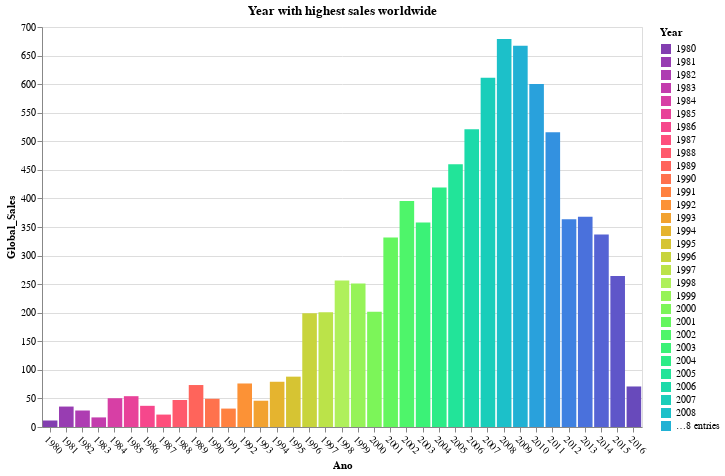

Notebook code cell kept with this figure:
### Code cell
# Qual ano teve o maior numero de vendas globais?
year_sales = df.groupby("Year")["Global_Sales"].sum().reset_index()
year_sales.columns = ["Year", "Global_Sales"]


top_year_sales = (
    alt.Chart(year_sales)
    .mark_bar()
    .encode(
        x=alt.X("Year:O", axis=alt.Axis(title="Ano", labelAngle=45)),
        y="Global_Sales:Q",
        color=alt.Color("Year:O", scale=alt.Scale(scheme="rainbow")),
        tooltip=["Year", "Global_Sales"],
    )
    .properties(title="Year with highest sales worldwide", width=600, height=400)
)
top_year_sales.show()

### Figure 1 — Vega-Lite specification as saved in the notebook (floating-point values rounded to 4 significant figures)
{"config": {"view": {"continuousWidth": 300, "continuousHeight": 300}}, "data": {"name": "data-4a4473944d277b2ca92f6ea29b07dc55"}, "mark": {"type": "bar"}, "encoding": {"color": {"field": "Year", "scale": {"scheme": "rainbow"}, "type": "ordinal"}, "tooltip": [{"field": "Year", "type": "quantitative"}, {"field": "Global_Sales", "type": "quantitative"}], "x": {"axis": {"labelAngle": 45, "title": "Ano"}, "field": "Year", "type": "ordinal"}, "y": {"field": "Global_Sales", "type": "quantitative"}}, "height": 400, "title": "Year with highest sales worldwide", "width": 600, "$schema": "https://vega.github.io/schema/vega-lite/v5.20.1.json", "datasets": {"data-4a4473944d277b2ca92f6ea29b07dc55": [{"Year": 1980.0, "Global_Sales": 11.38}, {"Year": 1981.0, "Global_Sales": 35.77}, {"Year": 1982.0, "Global_Sales": 28.86}, {"Year": 1983.0, "Global_Sales": 16.79}, {"Year": 1984.0, "Global_Sales": 50.36}, {"Year": 1985.0, "Global_Sales": 53.94}, {"Year": 1986.0, "Global_Sales": 37.07}, {"Year": 1987.0, "Global_Sales": 21.74}, {"Year": 1988.0, "Global_Sales": 47.22}, {"Year": 1989.0, "Global_Sales": 73.45}, {"Year": 1990.0, "Global_Sales": 49.39}, {"Year": 1991.0, "Global_Sales": 32.23}, {"Year": 1992.0, "Global_Sales": 76.16}, {"Year": 1993.0, "Global_Sales": 45.98}, {"Year": 1994.0, "Global_Sales": 79.17}, {"Year": 1995.0, "Global_Sales": 88.11}, {"Year": 1996.0, "Global_Sales": 199.2}, {"Year": 1997.0, "Global_Sales": 201.0}, {"Year": 1998.0, "Global_Sales": 256.5}, {"Year": 1999.0, "Global_Sales": 251.3}, {"Year": 2000.0, "Global_Sales": 201.6}, {"Year": 2001.0, "Global_Sales": 331.5}, {"Year": 2002.0, "Global_Sales": 395.5}, {"Year": 2003.0, "Global_Sales": 357.9}, {"Year": 2004.0, "Global_Sales": 419.3}, {"Year": 2005.0, "Global_Sales": 459.9}, {"Year": 2006.0, "Global_Sales": 521.0}, {"Year": 2007.0, "Global_Sales": 611.1}, {"Year": 2008.0, "Global_Sales": 678.9}, {"Year": 2009.0, "Global_Sales": 667.3}, {"Year": 2010.0, "Global_Sales": 600.5}, {"Year": 2011.0, "Global_Sales": 516.0}, {"Year": 2012.0, "Global_Sales": 363.5}, {"Year": 2013.0, "Global_Sales": 368.1}, {"Year": 2014.0, "Global_Sales": 337.1}, {"Year": 2015.0, "Global_Sales": 264.4}, {"Year": 2016.0, "Global_Sales": 70.93}]}}
